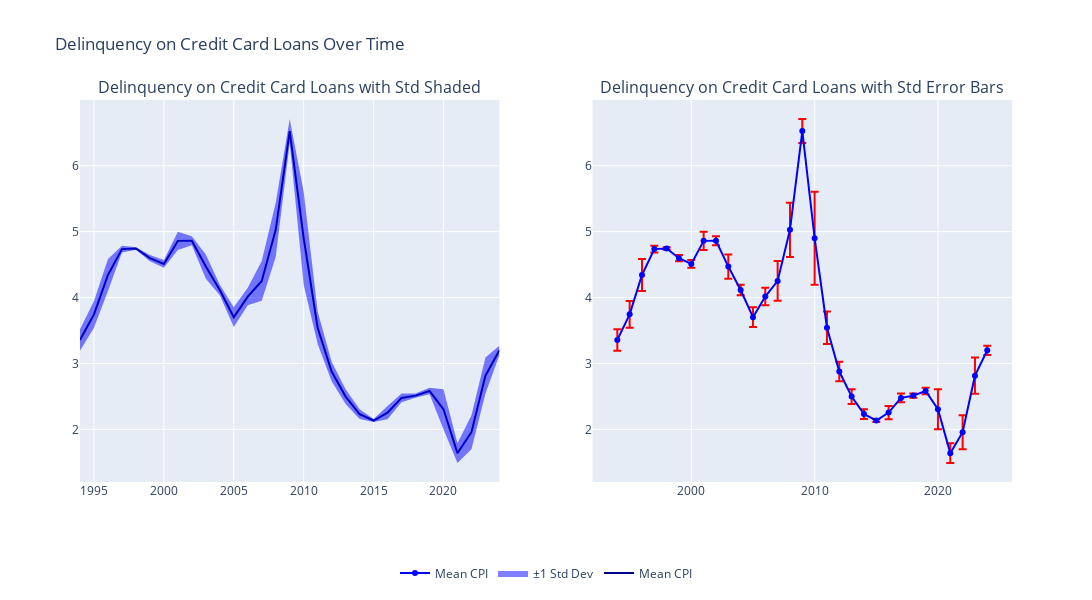

Here is the notebook cell this chart was saved with:
### Code cell
years = annual_statistics.index
mean_values = annual_statistics['DelinquencyCreditCLoans']['mean']
std_values = annual_statistics['DelinquencyCreditCLoans']['std']

# 1 row and 2 columns
fig = make_subplots(rows=1, cols=2, subplot_titles=('Delinquency on Credit Card Loans with Std Shaded', 'Delinquency on Credit Card Loans with Std Error Bars'))

# Line chart with shaded standard deviation
fig.add_trace(
    go.Scatter(
        x=years,
        y=mean_values,
        mode='lines',
        name='Mean CPI',
        line=dict(color='darkblue'),
    ),
    row=1, col=1
)
fig.add_trace(
    go.Scatter(
        x=years,
        y=mean_values + std_values,
        mode='lines',
        fill=None,
        line=dict(color='rgba(0,0,255,0.2)', width=0),
        showlegend=False
    ),
    row=1, col=1
)
fig.add_trace(
    go.Scatter(
        x=years,
        y=mean_values - std_values,
        mode='lines',
        fill='tonexty',
        line=dict(color='rgba(0,0,255,0.2)', width=0),
        name='±1 Std Dev',
        showlegend=True
    ),
    row=1, col=1
)

# Line chart with error bars
fig.add_trace(
    go.Scatter(
        x=years,
        y=mean_values,
        mode='lines+markers',
        name='Mean CPI',
        line=dict(color='blue'),
        error_y=dict(
            type='data',
            array=std_values,
            color='red',
            thickness=2,
            width=4
        )
    ),
    row=1, col=2
)

fig.update_layout(
    height=600, 
    width=1600, 
    title_text='Delinquency on Credit Card Loans Over Time',
    showlegend=True,
    legend=dict(
        orientation="h",   # Horizontal orientation
        x=0.5,             # Center the legend horizontally
        y=-0.2,            # Move the legend below the charts
        xanchor='center',   # Align the legend horizontally with the center
        yanchor='top'       # Align the legend above the bottom edge
    )
)
fig.show()

### Figure 1 — Plotly figure (JSON) as saved in the notebook; plotly's stock layout.template omitted (floating-point values rounded to 4 significant figures)
{"data": [{"line": {"color": "darkblue"}, "mode": "lines", "name": "Mean CPI", "type": "scatter", "x": [1994, 1995, 1996, 1997, 1998, 1999, 2000, 2001, 2002, 2003, 2004, 2005, 2006, 2007, 2008, 2009, 2010, 2011, 2012, 2013, 2014, 2015, 2016, 2017, 2018, 2019, 2020, 2021, 2022, 2023, 2024], "xaxis": "x", "y": [3.357, 3.745, 4.342, 4.735, 4.745, 4.598, 4.51, 4.86, 4.862, 4.47, 4.115, 3.703, 4.015, 4.252, 5.027, 6.525, 4.9, 3.542, 2.877, 2.498, 2.232, 2.135, 2.255, 2.478, 2.513, 2.583, 2.305, 1.64, 1.958, 2.815, 3.2], "yaxis": "y"}, {"line": {"color": "rgba(0,0,255,0.2)", "width": 0}, "mode": "lines", "showlegend": false, "type": "scatter", "x": [1994, 1995, 1996, 1997, 1998, 1999, 2000, 2001, 2002, 2003, 2004, 2005, 2006, 2007, 2008, 2009, 2010, 2011, 2012, 2013, 2014, 2015, 2016, 2017, 2018, 2019, 2020, 2021, 2022, 2023, 2024], "xaxis": "x", "y": [3.52, 3.949, 4.585, 4.787, 4.764, 4.644, 4.569, 4.998, 4.931, 4.655, 4.196, 3.851, 4.147, 4.555, 5.44, 6.707, 5.606, 3.789, 3.026, 2.611, 2.306, 2.159, 2.356, 2.544, 2.546, 2.632, 2.609, 1.788, 2.215, 3.09, 3.271], "yaxis": "y"}, {"fill": "tonexty", "line": {"color": "rgba(0,0,255,0.2)", "width": 0}, "mode": "lines", "name": "±1 Std Dev", "showlegend": true, "type": "scatter", "x": [1994, 1995, 1996, 1997, 1998, 1999, 2000, 2001, 2002, 2003, 2004, 2005, 2006, 2007, 2008, 2009, 2010, 2011, 2012, 2013, 2014, 2015, 2016, 2017, 2018, 2019, 2020, 2021, 2022, 2023, 2024], "xaxis": "x", "y": [3.195, 3.541, 4.1, 4.683, 4.726, 4.551, 4.451, 4.722, 4.794, 4.285, 4.034, 3.554, 3.883, 3.95, 4.615, 6.343, 4.194, 3.296, 2.729, 2.384, 2.159, 2.111, 2.154, 2.411, 2.479, 2.533, 2.001, 1.492, 1.7, 2.54, 3.129], "yaxis": "y"}, {"error_y": {"array": [0.1628, 0.2044, 0.2428, 0.05196, 0.01915, 0.04646, 0.05888, 0.1383, 0.0685, 0.1846, 0.08062, 0.1489, 0.1323, 0.3021, 0.4121, 0.1821, 0.7058, 0.2468, 0.1489, 0.1132, 0.07365, 0.0238, 0.1008, 0.06602, 0.03304, 0.04992, 0.3045, 0.1481, 0.2572, 0.2748, 0.07071], "color": "red", "thickness": 2, "type": "data", "width": 4}, "line": {"color": "blue"}, "mode": "lines+markers", "name": "Mean CPI", "type": "scatter", "x": [1994, 1995, 1996, 1997, 1998, 1999, 2000, 2001, 2002, 2003, 2004, 2005, 2006, 2007, 2008, 2009, 2010, 2011, 2012, 2013, 2014, 2015, 2016, 2017, 2018, 2019, 2020, 2021, 2022, 2023, 2024], "xaxis": "x2", "y": [3.357, 3.745, 4.342, 4.735, 4.745, 4.598, 4.51, 4.86, 4.862, 4.47, 4.115, 3.703, 4.015, 4.252, 5.027, 6.525, 4.9, 3.542, 2.877, 2.498, 2.232, 2.135, 2.255, 2.478, 2.513, 2.583, 2.305, 1.64, 1.958, 2.815, 3.2], "yaxis": "y2"}], "layout": {"annotations": [{"font": {"size": 16}, "showarrow": false, "text": "Delinquency on Credit Card Loans with Std Shaded", "x": 0.225, "xanchor": "center", "xref": "paper", "y": 1, "yanchor": "bottom", "yref": "paper"}, {"font": {"size": 16}, "showarrow": false, "text": "Delinquency on Credit Card Loans with Std Error Bars", "x": 0.775, "xanchor": "center", "xref": "paper", "y": 1, "yanchor": "bottom", "yref": "paper"}], "height": 600, "legend": {"orientation": "h", "x": 0.5, "xanchor": "center", "y": -0.2, "yanchor": "top"}, "showlegend": true, "title": {"text": "Delinquency on Credit Card Loans Over Time"}, "width": 1600, "xaxis": {"anchor": "y", "domain": [0, 0.45]}, "xaxis2": {"anchor": "y2", "domain": [0.55, 1]}, "yaxis": {"anchor": "x", "domain": [0, 1]}, "yaxis2": {"anchor": "x2", "domain": [0, 1]}}}
